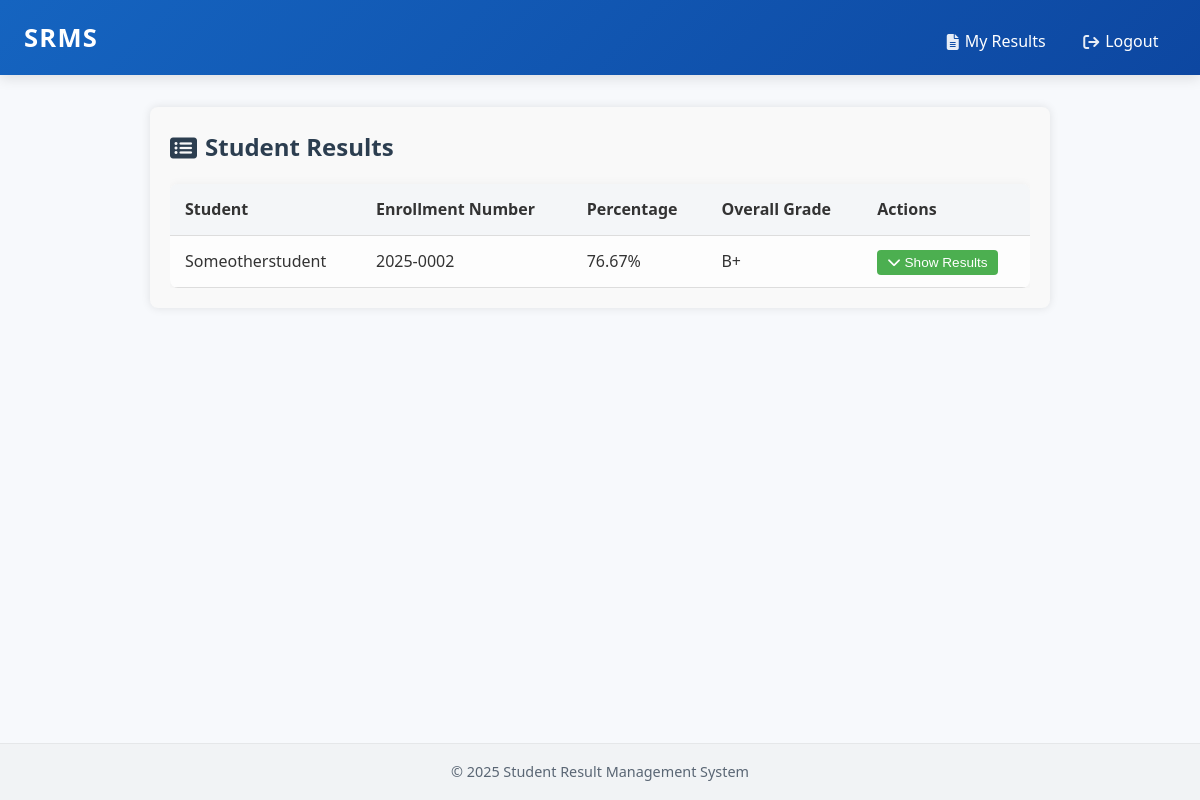
The page /results/ (signed in) on the database as committed earlier.
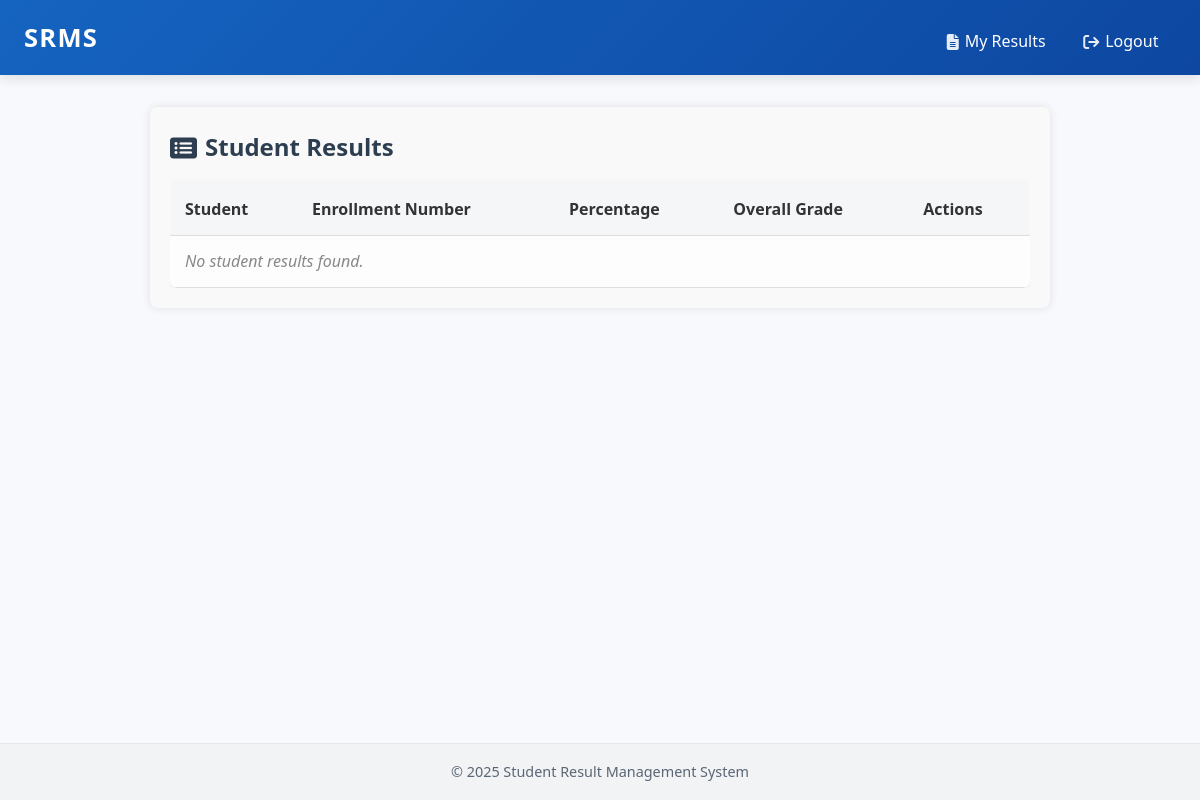
The same page on the database as committed later.
### students/models.py (models this page shows, shortened)
class Student(models.Model):
    student_id = models.AutoField(primary_key=True)
    user = models.OneToOneField(User, on_delete=models.CASCADE)
    name = models.CharField(max_length=100)
    email = models.EmailField(unique=True)
    phone = models.CharField(max_length=15)
    address = models.TextField()
    profile_image = models.ImageField(upload_to='profile_images/', blank=True, null=True)
    enrollment_number = models.CharField(max_length=15, unique=True, blank=True)

### students/views.py (the view)
# urls.py: path('results/',views.result_list,name='result_list'),
@login_required
def result_list(request):
    students = Student.objects.filter(results__isnull=False).distinct()
    student_data = {}
    for student in students:
        results = Result.objects.filter(student=student)
        total_marks = sum(result.marks for result in results)
        num_subjects = len(results)
        max_possible = num_subjects * 100
        if num_subjects > 0:
            percentage = (total_marks / max_possible) * 100
        else:
            percentage = 0
        overall_grade = get_grade(percentage)
        remarks = get_remarks(overall_grade)
        for result in results:
            result.grade = get_grade(result.marks) # type: ignore
        student_data[student] = {
            'results': results,
            'total_marks': total_marks,
            'max_possible': max_possible,
            'percentage': percentage,
            'overall_grade': overall_grade,
            'remarks': remarks
        }
    return render(request, 'result_list.html', {'student_data': student_data})

### students/views.py (called while the page is built)
def get_grade(percentage):
    if percentage >= 90:
        return "A+"
    elif percentage >= 80:
        return "A"
    elif percentage >= 70:
        return "B+"
    elif percentage >= 60:
        return "B"
    elif percentage >= 50:
        return "C"
    elif percentage >= 40:
        return "D"
    else:
        return "F"

def get_remarks(grade):
    remarks = {
        "A+": "Outstanding performance! Keep up the excellent work.",
        "A": "Very good performance. Continue with your dedication.",
        "B+": "Good work! With a bit more effort, you can achieve even better results.",
        "B": "Satisfactory performance. Focus on improving weak areas.",
        "C": "Average performance. Need to put in more consistent effort.",
        "D": "Just passing. Significant improvement needed in all subjects.",
        "F": "Failed. Please consult with your instructors and work harder."
    }
    return remarks.get(grade, "")

### students/templates/result_list.html (shortened to what this page needs)
{% extends 'base.html' %}
{% block content %}
<div class="results-container">
  <h1 class="page-title"><i class="fas fa-list-alt"></i> Student Results</h1>
  <div class="table-wrapper">
    <table class="styled-table">
      <thead>
        <tr>
          <th>Student</th>
          <th>Enrollment Number</th>
          <th>Percentage</th>
          <th>Overall Grade</th>
          <th>Actions</th>
        </tr>
      </thead>
      <tbody>
        {% for student, data in student_data.items %}
        <tr class="student-row" data-student-id="{{ student.student_id }}">
          <td>{{ student.name }}</td>
          <td>{{ student.enrollment_number }}</td>
          <td>{{ data.percentage|floatformat:2 }}%</td>
          <td>{{ data.overall_grade }}</td>
          <td>
            <button class="toggle-results btn-small">
              <i class="fas fa-chevron-down"></i> Show Results
            </button>
          </td>
        </tr>
        {% empty %}
        <tr>
          <td colspan="5" class="no-data">
            No student results found.
          </td>
        </tr>
        {% endfor %}
      </tbody>
    </table>
  </div>
</div>
{% endblock %}

Rows that differ between the two databases and show on the page:
removed Student: name "Someotherstudent", enrollment_number "2025-0002", percentage "76.67", overall_grade "B+"
Other text that changed with them:
text now shown: "No student results found."
